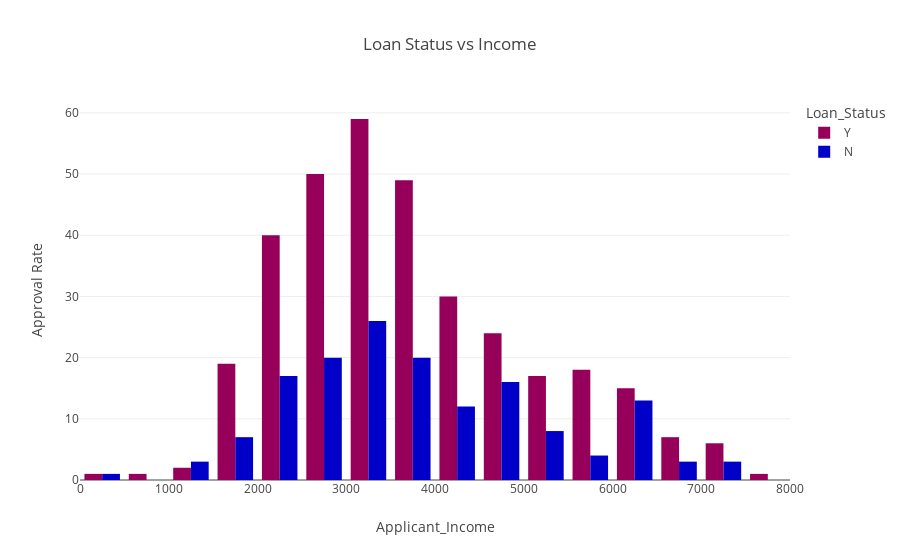

Source (notebook cell):
### Code cell
income = df.groupby(['Applicant_Income', 'Loan_Status']).size()

total = df.groupby('Applicant_Income').size()

approval_by_income = round(income / total * 100, 1)

credit_2_loan = px.histogram(df, 
                             x='Applicant_Income', 
                             color='Loan_Status',
                             barmode='group',
                             color_discrete_sequence=px.colors.sequential.Rainbow,
                             title='Loan Status vs Income')

credit_2_loan.update_xaxes(title_text='Applicant_Income')
credit_2_loan.update_yaxes(title_text='Approval Rate')


credit_2_loan.show();

### Figure 1 — Plotly figure (JSON) as saved in the notebook; plotly's stock layout.template omitted (floating-point values rounded to 4 significant figures; data arrays with more than 128 entries replaced by an {"elided": "..."} marker saying what was removed)
{"data": [{"alignmentgroup": "True", "bingroup": "x", "hovertemplate": "Loan_Status=Y<br>Applicant_Income=%{x}<br>count=%{y}<extra></extra>", "legendgroup": "Y", "marker": {"color": "rgb(150,0,90)", "pattern": {"shape": ""}}, "name": "Y", "offsetgroup": "Y", "orientation": "v", "showlegend": true, "type": "histogram", "x": {"elided": "339 int values"}, "xaxis": "x", "yaxis": "y"}, {"alignmentgroup": "True", "bingroup": "x", "hovertemplate": "Loan_Status=N<br>Applicant_Income=%{x}<br>count=%{y}<extra></extra>", "legendgroup": "N", "marker": {"color": "rgb(0,0,200)", "pattern": {"shape": ""}}, "name": "N", "offsetgroup": "N", "orientation": "v", "showlegend": true, "type": "histogram", "x": {"elided": "153 int values"}, "xaxis": "x", "yaxis": "y"}], "layout": {"barmode": "group", "legend": {"title": {"text": "Loan_Status"}, "tracegroupgap": 0}, "title": {"text": "Loan Status vs Income"}, "xaxis": {"anchor": "y", "domain": [0, 1], "title": {"text": "Applicant_Income"}}, "yaxis": {"anchor": "x", "domain": [0, 1], "title": {"text": "Approval Rate"}}}}
